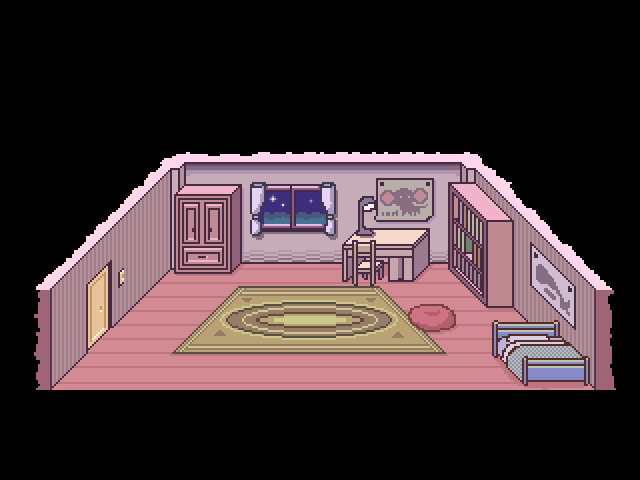

A level layout from a 2D game, rendered from its tile map. Below: a short description, then the map file with its tile-grid data intact:
An orthogonal 16x12 tile map with 40x40 px tiles, 1 tile layer (Tile Layer 1) and 53 objects (3x toggle, dark, scary, transition, interactable, ...).

<map version="1.11" tiledversion="1.11.2" orientation="orthogonal" renderorder="right-down" width="16" height="12" tilewidth="40" tileheight="40" infinite="0" nextlayerid="8" nextobjectid="113">
 <editorsettings>
  <export target="data.lua" format="lua" />
 </editorsettings>
 <properties>
  <property name="music" value="poniko_on" />
 </properties>
 <tileset firstgid="1" source="../../tilesets/poniko_room.tsx" />
 <layer id="6" name="Tile Layer 1" width="16" height="12">
  <data encoding="csv">
0,0,0,0,0,0,0,0,0,0,0,0,0,0,0,0,
0,0,0,0,0,0,0,0,0,0,0,0,0,0,0,0,
0,0,0,0,0,0,0,0,0,0,0,0,0,0,0,0,
0,0,0,0,0,0,0,0,0,0,0,0,0,0,0,0,
0,0,0,0,0,0,0,0,0,0,0,0,0,0,0,0,
0,0,0,0,0,0,0,0,0,0,0,0,0,0,0,0,
0,0,0,0,0,0,0,0,0,0,0,0,0,0,0,0,
0,0,0,0,0,0,0,0,0,0,0,0,0,0,0,0,
0,0,0,0,0,0,0,0,0,0,0,0,0,0,0,0,
0,0,0,0,0,0,0,0,0,0,0,0,0,0,0,0,
0,0,0,0,0,0,0,0,0,0,0,0,0,0,0,0,
1,0,0,0,0,0,0,0,0,0,0,0,0,0,0,0
</data>
 </layer>
 <objectgroup color="#ff00ff" id="3" name="objects_below">
  <object id="107" name="dark" gid="2" x="0" y="480" width="640" height="480" />
  <object id="108" name="scary" gid="3" x="0" y="480" width="640" height="480" />
 </objectgroup>
 <objectgroup color="#0000ff" id="2" name="collision">
  <object id="29" x="524" y="386">
   <polygon points="0,0 -32,-30 -32,-66 36,-66 66,-28 66,0" />
  </object>
  <object id="37" x="30" y="392" width="590" height="30" />
  <object id="41" x="595" y="290" width="20" height="102" />
  <object id="45" x="106" y="300" width="14" height="10" />
  <object id="46" x="120" y="290" width="10" height="10" />
  <object id="47" x="130" y="280" width="10" height="10" />
  <object id="48" x="140" y="270" width="10" height="10" />
  <object id="49" x="150" y="260" width="10" height="10" />
  <object id="50" x="160" y="250" width="10" height="10" />
  <object id="51" x="170" y="250" width="10" height="10" />
  <object id="52" x="160" y="260" width="10" height="10" />
  <object id="53" x="150" y="270" width="10" height="10" />
  <object id="54" x="140" y="280" width="10" height="10" />
  <object id="55" x="130" y="290" width="10" height="10" />
  <object id="56" x="120" y="300" width="10" height="10" />
  <object id="57" x="106" y="310" width="14" height="10" />
  <object id="59" x="70" y="340" width="10" height="10" />
  <object id="60" x="60" y="350" width="10" height="10" />
  <object id="61" x="50" y="360" width="10" height="10" />
  <object id="62" x="40" y="370" width="10" height="10" />
  <object id="63" x="50" y="370" width="10" height="10" />
  <object id="64" x="60" y="360" width="10" height="10" />
  <object id="65" x="70" y="350" width="10" height="10" />
  <object id="67" x="80" y="340" width="8" height="10" />
  <object id="68" x="180" y="250" width="50" height="10" />
  <object id="73" x="230" y="190" width="10" height="70" />
  <object id="74" x="240" y="160" width="102" height="93" />
  <object id="76" x="342" y="240" width="8" height="30" />
  <object id="77" x="350" y="240" width="40" height="40" />
  <object id="78" x="390" y="240" width="30" height="30" />
  <object id="81" x="420" y="250" width="10" height="10" />
  <object id="82" x="430" y="230" width="20" height="30" />
  <object id="87" x="450" y="260" width="10" height="10" />
  <object id="88" x="460" y="260" width="10" height="10" />
  <object id="89" x="460" y="270" width="10" height="10" />
  <object id="90" x="470" y="270" width="10" height="10" />
  <object id="91" x="470" y="280" width="10" height="10" />
  <object id="92" x="480" y="280" width="10" height="10" />
  <object id="93" x="480" y="290" width="10" height="10" />
  <object id="98" x="530" y="300" width="10" height="10" />
  <object id="99" x="520" y="300" width="10" height="10" />
  <object id="100" x="530" y="310" width="10" height="10" />
  <object id="101" x="490" y="290" width="30" height="10" />
  <object id="103" x="40" y="380" width="10" height="12" />
 </objectgroup>
 <objectgroup color="#ff00ff" id="5" name="objects_party">
  <object id="43" name="transition" x="82" y="346">
   <properties>
    <property name="map" value="room2" />
    <property name="marker" value="entry" />
   </properties>
   <polygon points="0,0 24,-24 24,-90 0,-66" />
  </object>
  <object id="105" name="interactable" x="110" y="270" width="20" height="34">
   <properties>
    <property name="cutscene" value="poniko" />
   </properties>
  </object>
 </objectgroup>
 <objectgroup color="#7f00ff" id="4" name="markers">
  <object id="23" name="entry" x="130" y="360">
   <point />
  </object>
  <object id="25" name="spawn" x="310" y="370">
   <point />
  </object>
 </objectgroup>
 <objectgroup color="#00ff00" id="7" name="controllers">
  <object id="106" name="toggle" x="80" y="230">
   <properties>
    <property name="flag" value="poniko_flicker" />
    <property name="target" type="object" value="105" />
    <property name="value" value="false" />
   </properties>
   <point />
  </object>
  <object id="111" name="toggle" x="80" y="160">
   <properties>
    <property name="flag" value="poniko_scary" />
    <property name="target" type="object" value="108" />
    <property name="value" value="true" />
   </properties>
   <point />
  </object>
  <object id="112" name="toggle" x="60" y="100">
   <properties>
    <property name="flag" value="poniko_dark" />
    <property name="target" type="object" value="107" />
    <property name="value" value="true" />
   </properties>
   <point />
  </object>
 </objectgroup>
</map>
